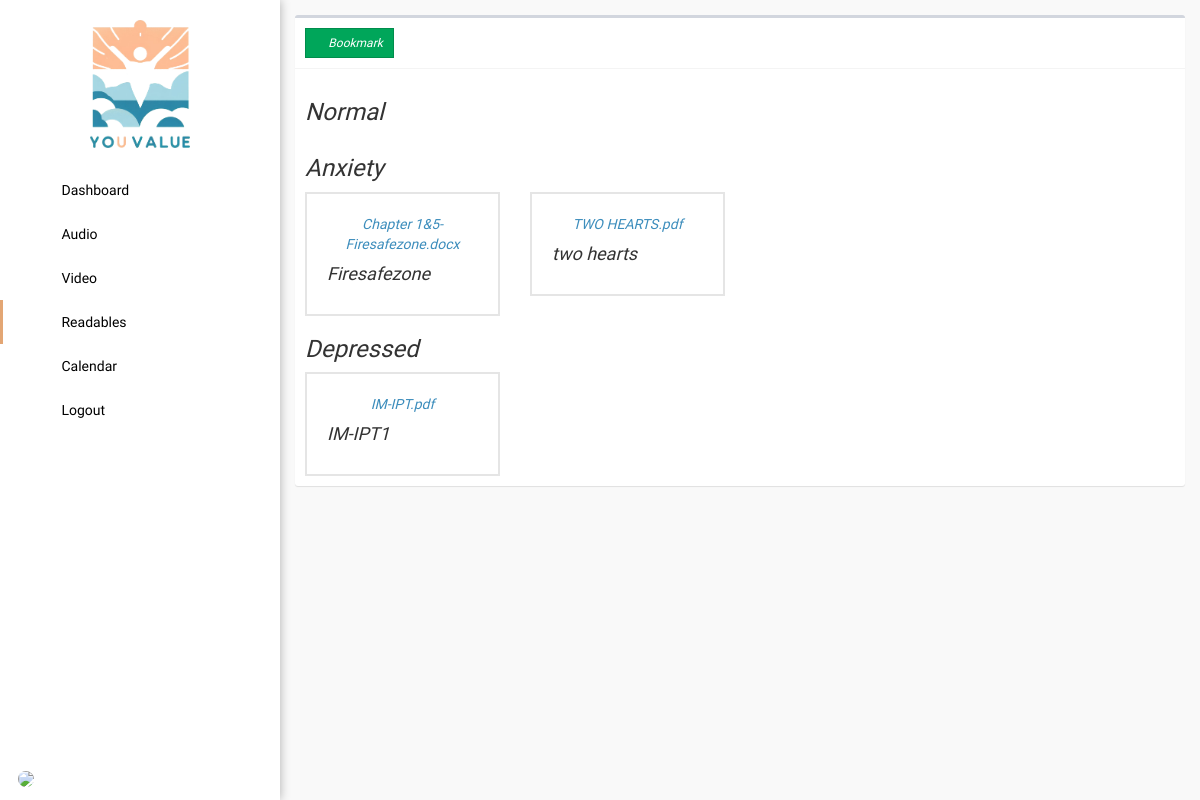
The page /admin/readables.php on the database as committed earlier.
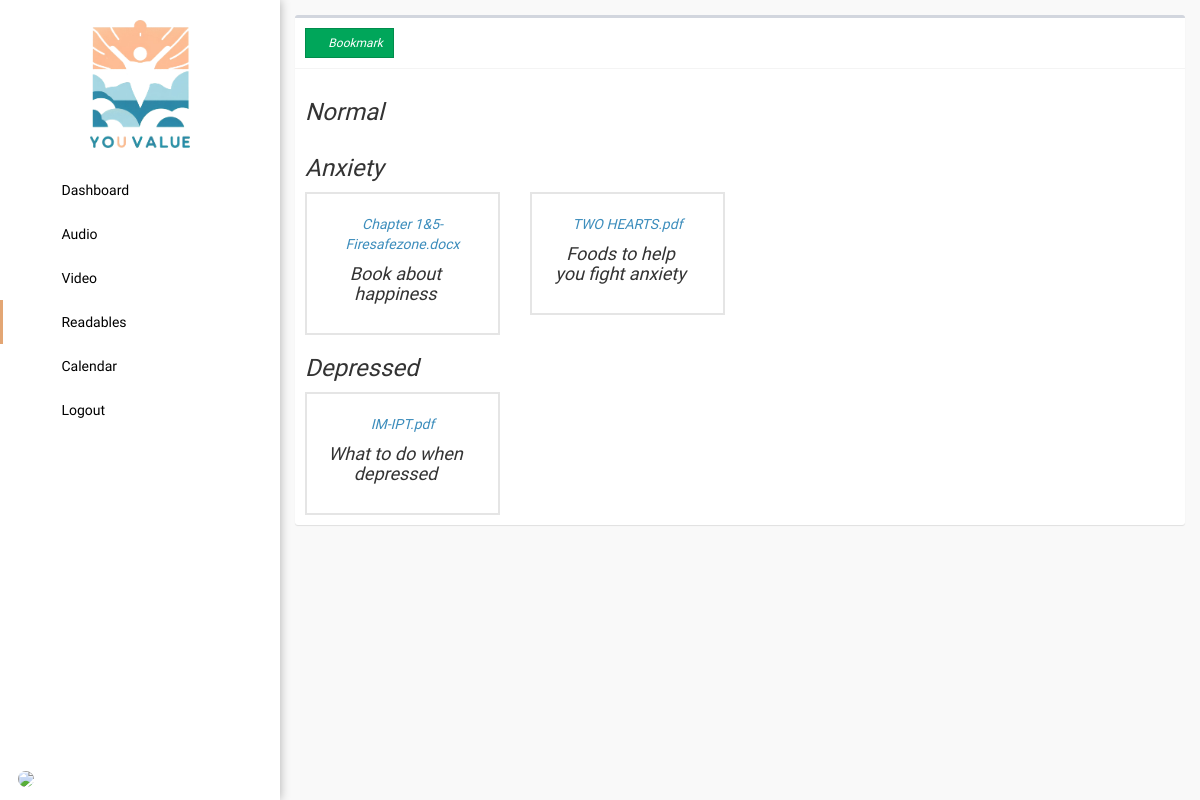
The same page on the database as committed later.
### tables this page shows
CREATE TABLE `readables` (
  `id` int(11) NOT NULL,
  `title` text NOT NULL,
  `file` text NOT NULL,
  `category` text NOT NULL,
  `date_created` timestamp NOT NULL DEFAULT current_timestamp()
);

### config/config.php (called while the page is built, shortened)
<?php
class Connection{
	private $servername = "localhost";
	private $username = "root";
	private $password = "";
	private $dbname = "youvalue";
	public function conn(){
		try {
		$this->dsn = "mysql:host=".$this->servername.";dbname=".$this->dbname;
		$this->pdo = new PDO($this->dsn, $this->username, $this->password);
		$this->pdo->setAttribute(PDO::ATTR_ERRMODE, PDO::ERRMODE_EXCEPTION);
		$this->pdo->setAttribute(PDO::ATTR_DEFAULT_FETCH_MODE, PDO::FETCH_ASSOC);
		return $this->pdo;
		} catch (Exception $e) {
			echo 'error'. $e->getmessage();
		}
	}
}
?>

### admin/readables.php (the view, shortened to what the changed rows need)
<?php
  include '../config/config.php';
  class data extends Connection{
    public function managedata(){
?>
<!DOCTYPE html>
<html>
<head><?php include 'head.php'; ?></head>
<body class="hold-transition skin-blue sidebar-mini">
  <div class="wrapper">
    <div class="content-wrapper" style="height: 100vh;background-color: #f9f9f9;overflow-y: auto;">
      <section class="content">
        <div class="row">
          <div class="col-xs-12">
            <div class="box">
                <?php if($_SESSION['type'] == 0): ?>
                    <div class="box-body">
                        <div class="row">
                            <?php
                            $sql = "SELECT * FROM readables WHERE category = 'Anxiety'";
                            $stmt = $this->conn()->query($sql);
                            while ($row = $stmt->fetch()) {
                            ?>
                                <div class="col-lg-3" style="text-align: center;">
                                    <div class="card" style="border: 2px solid rgba(0, 0, 0, 0.1);padding: 20px;">
                                        <a href="../files/<?php echo $row['file'] ?>" target="_blank"><?php echo $row['file'] ?></a>
                                        <div style="display: flex;place-items: center;justify-content: space-between;">
                                            <h4 style="text-align: center;"><?php echo $row['title']; ?></h4>
                                            <h4>
                                                <?php
                                                $sql2 = "SELECT * FROM bookmark_readables WHERE users_id = ? AND readables_id = ?";
                                                $stmt2 = $this->conn()->prepare($sql2);
                                                $stmt2->execute([$_SESSION['id'],$row['id']]);
                                                if ($stmt2->rowCount() > 0) { ?>
                                                    <i class="fas fa-bookmark bookmark" data-id="<?php echo $row['id'] ?>"></i>
                                                <?php } else { ?>
                                                    <i class="far fa-bookmark bookmark" data-id="<?php echo $row['id'] ?>"></i>
                                                <?php } ?>
                                            </h4>
                                        </div>
                                    </div>
                                </div>
                            <?php } ?>
                        </div>
                        <div class="row">
                            <?php
                            $sql = "SELECT * FROM readables WHERE category = 'Depressed'";
                            $stmt = $this->conn()->query($sql);
                            while ($row = $stmt->fetch()) {
                            ?>
                                <div class="col-lg-3" style="text-align: center;">
                                    <div class="card" style="border: 2px solid rgba(0, 0, 0, 0.1);padding: 20px;">
                                        <a href="../files/<?php echo $row['file'] ?>" target="_blank"><?php echo $row['file'] ?></a>
                                        <div style="display: flex;place-items: center;justify-content: space-between;">
                                            <h4 style="text-align: center;"><?php echo $row['title']; ?></h4>
                                            <h4>
                                                <?php
                                                $sql2 = "SELECT * FROM bookmark_readables WHERE users_id = ? AND readables_id = ?";
                                                $stmt2 = $this->conn()->prepare($sql2);
                                                $stmt2->execute([$_SESSION['id'],$row['id']]);
                                                if ($stmt2->rowCount() > 0) { ?>
                                                    <i class="fas fa-bookmark bookmark" data-id="<?php echo $row['id'] ?>"></i>
                                                <?php } else { ?>
                                                    <i class="far fa-bookmark bookmark" data-id="<?php echo $row['id'] ?>"></i>
                                                <?php } ?>
                                            </h4>
                                        </div>
                                    </div>
                                </div>
                            <?php } ?>
                        </div>
                    </div>
                <?php endif; ?>
            </div>
          </div>
        </div>
      </section>
    </div>
  </div>
</body>
</html>
<?php } } $data = new data(); $data->managedata(); ?>

Rows that differ between the two databases and show on the page:
changed readables "Chapter 1&5-Firesafezone.docx": title "Firesafezone" → "Book about happiness"
changed readables "TWO HEARTS.pdf": title "two hearts" → "Foods to help you fight anxiety"
changed readables "IM-IPT.pdf": title "IM-IPT1" → "What to do when depressed"
